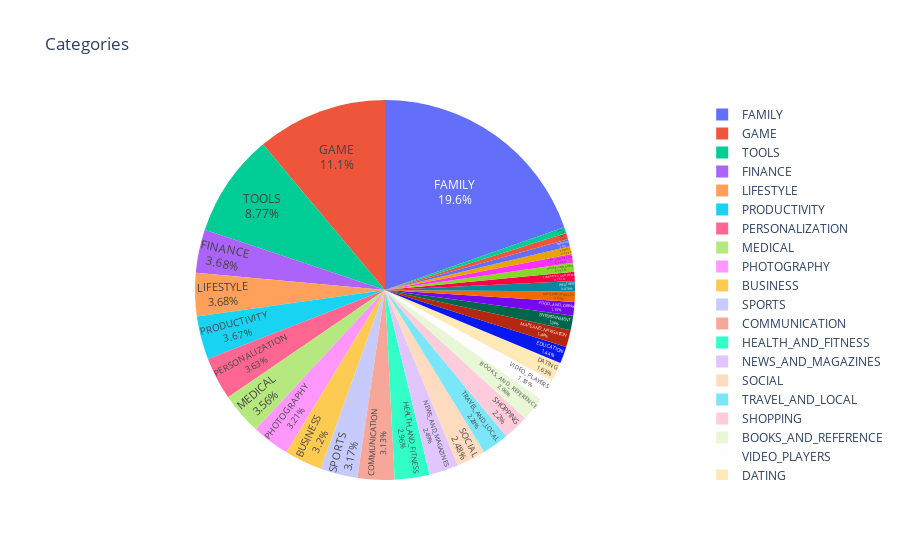

Write notebook code for a chart like this one.
### Code cell
fig=px.pie(labels=categories.index,values=categories.values,title='Categories',names=categories.index)
fig.update_traces(textposition='inside', textinfo='percent+label')
 
fig.show()

### Figure 1 — Plotly figure (JSON) as saved in the notebook; plotly's stock layout.template omitted (floating-point values rounded to 4 significant figures)
{"data": [{"domain": {"x": [0, 1], "y": [0, 1]}, "hovertemplate": "label=%{label}<br>value=%{value}<extra></extra>", "labels": ["FAMILY", "GAME", "TOOLS", "FINANCE", "LIFESTYLE", "PRODUCTIVITY", "PERSONALIZATION", "MEDICAL", "PHOTOGRAPHY", "BUSINESS", "SPORTS", "COMMUNICATION", "HEALTH_AND_FITNESS", "NEWS_AND_MAGAZINES", "SOCIAL", "TRAVEL_AND_LOCAL", "SHOPPING", "BOOKS_AND_REFERENCE", "VIDEO_PLAYERS", "DATING", "EDUCATION", "MAPS_AND_NAVIGATION", "ENTERTAINMENT", "FOOD_AND_DRINK", "AUTO_AND_VEHICLES", "WEATHER", "LIBRARIES_AND_DEMO", "HOUSE_AND_HOME", "ART_AND_DESIGN", "COMICS", "PARENTING", "EVENTS", "BEAUTY"], "legendgroup": "", "name": "", "showlegend": true, "textinfo": "percent+label", "textposition": "inside", "type": "pie", "values": [1610, 910, 719, 302, 302, 301, 298, 292, 263, 262, 260, 257, 243, 204, 203, 187, 180, 169, 148, 134, 118, 118, 102, 94, 73, 72, 64, 62, 61, 54, 50, 45, 42]}], "layout": {"legend": {"tracegroupgap": 0}, "title": {"text": "Categories"}}}
